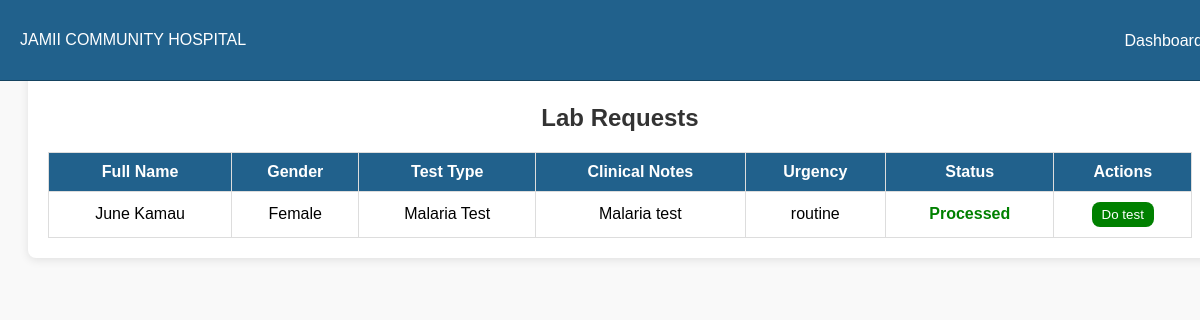
/lab.php (signed in), run on the app's committed database.
### tables this page shows
CREATE TABLE `lab_requests` (
  `Test_Request_ID` int(11) NOT NULL,
  `PatientId` int(11) NOT NULL,
  `VisitId` int(11) NOT NULL,
  `PatientName` varchar(100) NOT NULL,
  `Test_Type` varchar(100) NOT NULL,
  `Clinical_Notes` varchar(100) NOT NULL,
  `Urgency` varchar(100) NOT NULL,
  `Status` varchar(100) NOT NULL DEFAULT 'Pending',
  `created_at` timestamp NOT NULL DEFAULT current_timestamp()
);

CREATE TABLE `patients` (
  `PatientID` int(11) NOT NULL,
  `FirstName` varchar(100) NOT NULL,
  `MiddleName` varchar(100) NOT NULL,
  `LastName` varchar(100) NOT NULL,
  `DateOfBirth` date NOT NULL,
  `Gender` enum('Male','Female','Other') NOT NULL,
  `PhoneNumber` varchar(15) NOT NULL,
  `Address` text NOT NULL,
  `Email` varchar(255) DEFAULT NULL,
  `NOKFname` varchar(100) NOT NULL,
  `NOKMname` varchar(100) NOT NULL,
  `NOKLname` varchar(100) NOT NULL,
  `Relationship` varchar(100) NOT NULL,
  `NOKContact` varchar(15) NOT NULL,
  `CreatedAt` timestamp NOT NULL DEFAULT current_timestamp()
);

CREATE TABLE `billing` (
  `bill_ID` int(100) NOT NULL,
  `VisitID` int(100) NOT NULL,
  `Unit` varchar(500) NOT NULL,
  `Description` varchar(100) NOT NULL,
  `Quantity` int(100) NOT NULL,
  `Unit_Price` int(100) NOT NULL,
  `Desc_Percentage` int(11) DEFAULT 0,
  `Desc_KES` int(11) DEFAULT 0,
  `Amount` int(11) NOT NULL,
  `Status` varchar(100) NOT NULL DEFAULT 'Pending',
  `Date_Created` timestamp NOT NULL DEFAULT current_timestamp()
);

### lab.php (the view, shortened to what this page needs)
<?php
$servername = "localhost";
$username = "root";
$password = "";
$dbname = "jamii-hms";
$conn = new mysqli($servername, $username, $password, $dbname);
$sql = "SELECT
            lab_requests.Test_Request_ID,
            lab_requests.VisitId,
            lab_requests.PatientId,
            lab_requests.PatientName,
            lab_requests.Test_Type,
            lab_requests.Clinical_Notes,
            lab_requests.Urgency,
            lab_requests.Status,
            visits.CreatedAt,
            CONCAT(patients.FirstName, ' ', patients.LastName) AS FullName,
            patients.Gender, billing.VisitID, billing.Status
        FROM lab_requests
        INNER JOIN visits ON lab_requests.VisitId = visits.VisitID
        INNER JOIN patients ON visits.PatientId = patients.PatientID
        JOIN billing ON visits.VisitID = billing.VisitID
        WHERE billing.Status = 'Processed' AND billing.Unit = 'Lab'
        ORDER BY lab_requests.Urgency DESC";
$result = $conn->query($sql);
?>
<!DOCTYPE html>
<html lang="en">
<head>
    <link rel="stylesheet" href="https://cdnjs.cloudflare.com/ajax/libs/font-awesome/6.4.2/css/all.min.css">
</head>
<body>
   <div class="top-bar">
        <div>
            <span class="fw-bold">JAMII COMMUNITY HOSPITAL</span>
        </div>
        <div>
            <a href="dashboard.php">Dashboard</a>
        </div>
    </div>
    <br><br>
<div class="container">
    <h2>Lab Requests</h2>
    <table>
        <thead>
            <tr>
                <th>Full Name</th>
                <th>Gender</th>
                <th>Test Type</th>
                <th>Clinical Notes</th>
                <th>Urgency</th>
                <th>Status</th>
                <th>Actions</th>
            </tr>
        </thead>
        <tbody>
    <?php
    if ($result->num_rows > 0) {
        while ($row = $result->fetch_assoc()) {
            $statusColor = ($row['Status'] === 'Processed') ? "color: green; font-weight: bold;" :
                           (($row['Status'] === 'Pending') ? "color: red; font-weight: bold;" : "");
            echo "<tr>
                <td>{$row['FullName']}</td>
                <td>{$row['Gender']}</td>
                <td>{$row['Test_Type']}</td>
                <td>{$row['Clinical_Notes']}</td>
                <td>{$row['Urgency']}</td>
                <td style='{$statusColor}'>{$row['Status']}</td>
                <td>
                    <form method='POST' action='lab_results.php' style='display:inline;'>
                        <input type='hidden' name='visitId' value='{$row['VisitId']}'>
                        <button class='diagnose-btn' type='submit' name='proceed'>Do test</button>
                    </form>
                </td>
            </tr>";
        }
    } else {
        echo "<tr><td colspan='8'>No lab requests today.</td></tr>";
    }
    ?>
</tbody>
    </table>
</div>
</body>
</html>

### lab.php (style rules this page uses)
body { font-family: Arial, sans-serif; background-color: #f9f9f9; padding: 20px; }
.top-bar { background-color: #21618c; color: white; padding: 10px 20px; display: flex; justify-content: space-between; align-items: center; position: fixed; width: 1560px; top: 0; left: 0; height: 60px; border-bottom: 1px solid #154360; z-index: 1000; }
.top-bar a { color: white; text-decoration: none; margin-right: 15px; }
.container { width: 100%; margin: 0 auto; background-color: white; padding: 20px; border-radius: 8px; box-shadow: 0 2px 10px rgba(0, 0, 0, 0.1); }
h2 { text-align: center; color: #333; }
table { width: 100%; border-collapse: collapse; margin-top: 20px; }
th, td { border: 1px solid #ddd; padding: 10px; text-align: center; }
th { background-color: #21618c; color: white; }
.diagnose-btn { padding: 5px 10px; background-color: green; color: white; border: none; border-radius: 8px; cursor: pointer; }

### data on the page
lab_requests: FullName "June Kamau", PatientId.Gender "Female", Test_Type "Malaria Test", Clinical_Notes "Malaria test", Urgency "routine", billing.Status "Processed"
